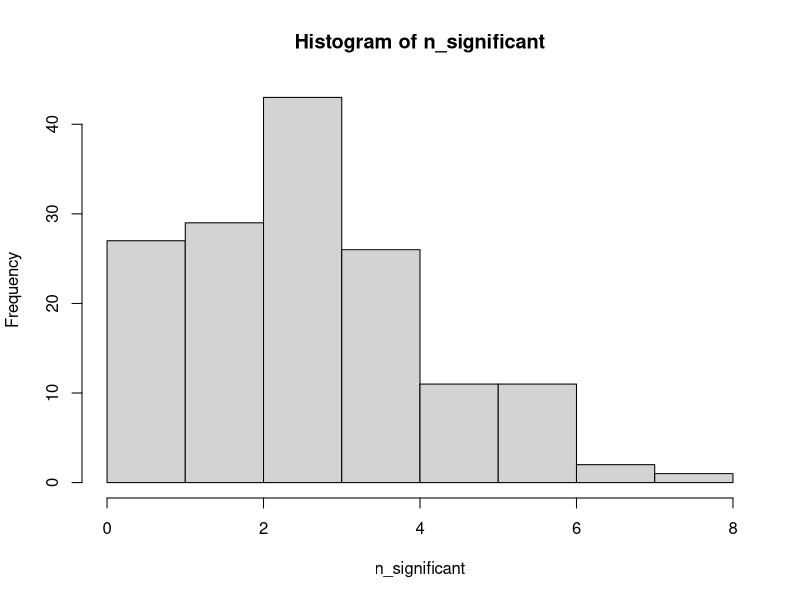
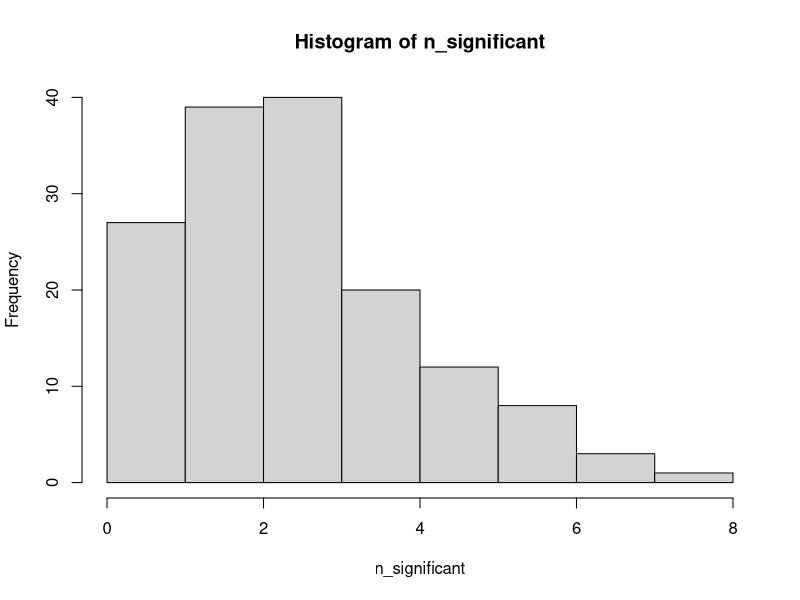
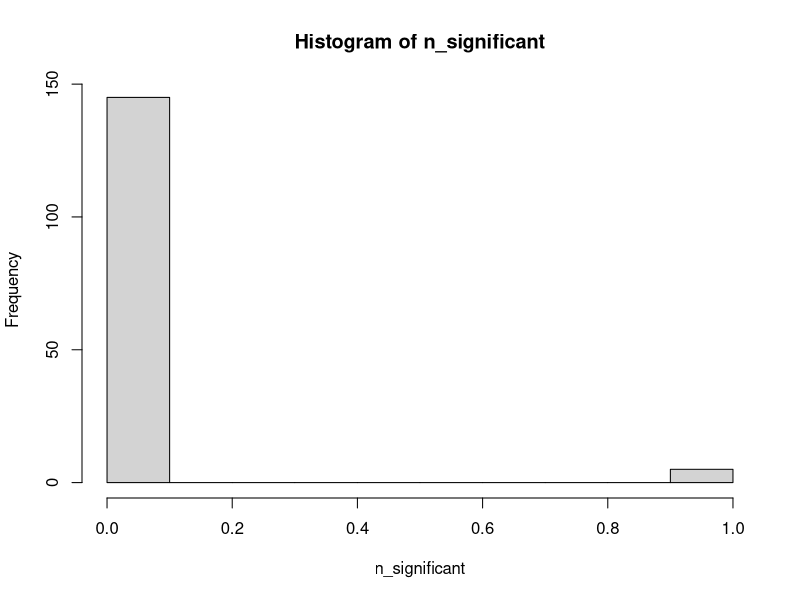

The R source for these figures, in order:
###################################
###################################
########                   ########
########   Data Science 1  ########
########       Lab 5       ######## 
########  04th Nov. 2025   ########
########                   ########
###################################
###################################

## ANSWERS to lab #8. 

#####################
####  1. Loops   ####
#####################

# Loops are algorithms that repeat a procedure over and over until they are instructed to stop.
# There are two main kinds:
# FOR loops iterate over a predetermined set (vector, list, etc)
fruits <- c('apple','banana', 'pineapple','mango','orange')
for(i in fruits){ # it doesn't matter that we use the letter i here. It could be anything. It serves as a placeholder that represents the elements of the vector or list that we are iterating over.
  print(paste('My favourite fruit is',i,sep=': ')) 
}

useless_function <- function(n){
  for (i in 1:n){
    print(paste0(i,'. This number is: ', c('even','odd')[i%%2 +1]))
  }
}
useless_function(7)

### 3.1 
data(iris)
# Write a for loop that iterates over the column names of the iris dataset and print each together with the number of characters in the column name in parenthesis. 
# Example output: Sepal.Length (12). To get the number of characters use the function nchar().

for(i in colnames(iris)){
  print(paste0(i,' (',nchar(i),')'))
}


# Next, WHILE loops continue to loop until the boolean statment in the defining parentheses, e.g.
x <- 0
while(x<100){
  print(x)
  x <- x+sample(1:20,1)
}

### 3.2 How many numbers do you need in the sequence 1*2*3*4*5*... before the product exceeds 10 million?
# Use a while loop to get the answer
i <- 1
while (factorial(i)<=10000000){
  i <- i+1
}
i-1




########################
####  2. P-hacking  ####
########################

# 1. THE ICE BATH STUDY
# In 2022 a paper was published in a medical journal that claimed to show 
# that taking ice-cold baths could have health benefits. They asssigned 50%
# of their subjects to the treatment group and received the ice baths
# and 50% to a control group that received no ice cold baths 
# (they could have received warm baths instead, but this study didn't do this)
# The paper abstract boasted that the ice baths had statistically significant (at the 5% level)
# effects on 3 health outcomes (perceived energy levels, mental alertness, probability of catching a cold within 1 week of treatment)
# Looking into the methods section of the paper, we can see that they actually 
# tested 60 different possible health outcomes (physical strength, skin health, blood pressure...)

# Could they have gotten these results purely by chance?

# Let's simulate the cold-water therapy experiment
# 1.1 Start by saving a sample size of 100 to an object N
set.seed(123)
N <- 100

# 1.2 Next, create a vector of 1s and 0s, so that half of your sample receives the treatement (coded 1), and the other half doesn't (coded 0)

treatment <- c(rep(1, N/2), rep(0,N/2))

# Next we will run 60 different t-tests using a for loop, and save the p-value for each of these tests
# 1.3 start by initializing an empty vector for your p-values using an empty c() function. 

p <- c()

# 1.4 Next, write a for loop for a total of 60 loops

for (i in 1:60){
   # For each loop, save a new y-variable that you have sampled completely at random
   # your y-variable should be of length N, but otherwise you can sample it however you like (rnorm,runif,rbinom... any probability distribution you like with any parameter values you like)


   y <- runif(N, 60, 150)
   
   # Next (still within the for loop), run a t-test comparing the y-values corresponding to treatment == 1 with the y-values corresponding to treatment ==0

   test <- t.test(y[treatment==1], y[treatment==0])
   
   # extract the p-value for that t-test and save it to the vector of p-values
   test$p.value -> p[i]
}

# 1.5 After your for-loop is run, calculate the sum of the saved p-values that are less than 0.05
sum(p<0.05)
# 1.6 How many significant results are there at the 0.05 level?

# 2

# 1.7 Run the whole for loop again several times. How many significant results do you find each time?
# 3,4,4,4,2,6,2,5,2
# 1.8 Write a for loop that runs the previous for-loop multiple times, and save the number of significant results you get each time. Run this for loop at least 100 times

n_significant <- c()

for (j in 1:150){

for (i in 1:60){
   y <- runif(N, 60, 150)
   
   test <- t.test(y[treatment==1], y[treatment==0])
   
   test$p.value -> p[i]
}

n_significant[j] <- sum(p<0.05)
}


# 1.9 Plot the histogram of the number of significant results you get for each multiple comparisons experiment. What is the average number?

hist(n_significant)
mean(n_significant) # the average number is 3.047


# 1.10 Run this whole code again, but this time increase the sample size N. Does your histogram look any different? why?

N <- 500

n_significant <- c()

for (j in 1:150){

for (i in 1:60){
   y <- runif(N, 60, 150)
   
   test <- t.test(y[treatment==1], y[treatment==0])
   
   test$p.value -> p[i]
}

n_significant[j] <- sum(p<0.05)
}

hist(n_significant)
mean(n_significant)

# The histograms looks very similar and the mean is still close to 3

# 1.11 Run the code again, but this time instead of counting how many results are less than 0.05, divide this threshold by the total number of comparisons (60).

N <- 100

n_significant <- c()

for (j in 1:150){

for (i in 1:60){
   y <- runif(N, 60, 150)
   
   test <- t.test(y[treatment==1], y[treatment==0])
   
   test$p.value -> p[i]
}

n_significant[j] <- sum(p<0.05/60)
}

# 1.12 What does your new histogram look like?
hist(n_significant)
mean(n_significant)

# There are hardly any significant results, the average proportion of significant results is 0.033

# 1.13 This (dividing the p-value required for significance by the number of comparisons made) is called Bonferroni correction for multiple comparisons.
# Why is it important?

# It's important because otherwise we can almost guarantee significant results by doing lots of tests

